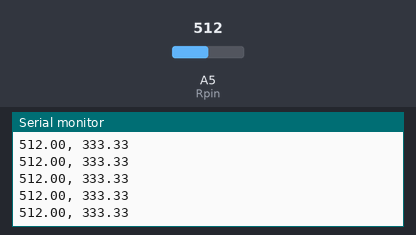
Simulated run of this sketch. Board: Arduino Uno, built with avr-gcc and run on an emulated ATmega328P. On the bench: the last lines printed to the serial monitor. Inputs (shaded band) come from the test bench; at power-on: A5 (Rpin) = 512.

Above: at 8.7 s.
8.8 s: A5 (Rpin) set to 110
At 9.3 s:
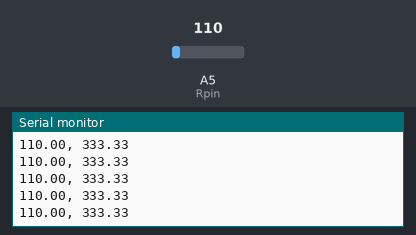
10.3 s: A5 (Rpin) set to 94
At 10.8 s:
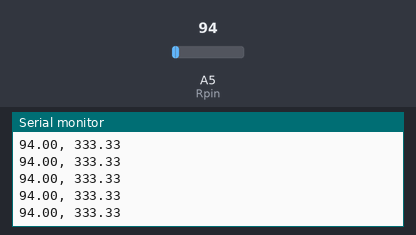
Timing chart, 0 to 12.8 s (numbered marks = the images above; inputs shaded):
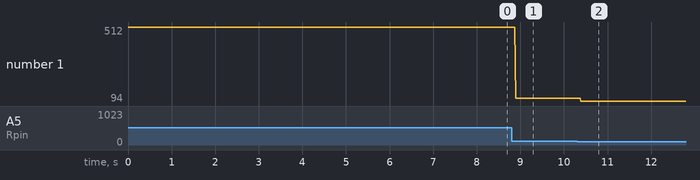

Measured:
- after the input at 8.8 s, the serial monitor: prints a new line after 0.09 s (image 1)
- after the input at 10.3 s, the serial monitor: prints a new line after 0.09 s (image 2)
- plotted number 1: 512 → 110 after the input at 8.8 s, 110 → 94 after the input at 10.3 s

The sketch:

original_rdf.ino
```cpp
#define Rpin A5                 //Reciever pin is A1
int sensitivity = 50;           //the lower this number, the more sensitive.
int state;                      //=1 if can hear ping        =2 if cannot hear ping
float freq;
float ambientNoise;
unsigned long totalDataPoints;
int dataBuff[3];
int data[3];
unsigned long t1,t2,t3;
int dt1,dt2 =0;
float dtavg;
int tcnt =2;
bool upstate = false;
bool mode = false;                      //switches between two modes (t/f)
void setup() {
  pinMode(Rpin, INPUT);
  Serial.begin(9600);
  totalDataPoints = 0;
  state = 2;
}
void dataSet(){
  for(int i=0;i<3;i++){
    data[i]=analogRead(Rpin);
    delay(1);
  }
}
int changeCheck(){
    int newSignalState = 0;                // 0= no change      1= signal start       2= signal stop
    if((data[0])>(dataBuff[2]+sensitivity)||data[2] > data[0]+sensitivity)
      newSignalState = 1;
    if((data[2] < data[0]-sensitivity)||(data[0]<(dataBuff[2]-sensitivity)))
      newSignalState = 2;
    return newSignalState;

}
void loop() {

  if(Serial.available()){
    Serial.read();
    mode = !mode;
  }
  if(mode == true){                      //mode 1 is raw output from the antena.
    Serial.println(analogRead(Rpin));
    delay(1);
  }
  else{
    for(int i=0;i<3;i++)
      dataBuff[i] = data[i];
    dataSet();
    int change = changeCheck();
    if(change){
      state = change;
      if(change == 1){
        t1 = millis();
        dt1 = t1-t2;
      }else{
        t2 = millis();
        dt2 = t2-t1;
      }
      if(dt2>dt1-100&&dt1>dt2-100){
        dtavg = (dtavg*float(tcnt-2)/float(tcnt))+(((dt1+dt2)/2.0)*float(2.0/tcnt));
        tcnt += 2;
        freq = 500.0/dtavg;
      }
    }
    if(change ==1 || millis() > dtavg*2+t3){
      t3 = millis();
      upstate = true;
    }
    if(millis()<t3+dtavg){
      for(int i=0;i<3;i++){
        Serial.print(data[i]-ambientNoise);
        Serial.print(", ");
        Serial.println(freq);
      }
    }else{
      float avgdat,dtot =0;
      for(int i=0;i<3;i++)
        dtot+=data[i];
      avgdat = dtot/3.0;
      ambientNoise = ambientNoise*float(totalDataPoints)/float(totalDataPoints+3)+avgdat*(3.0/float(totalDataPoints+3));
    }
  }
}
```
